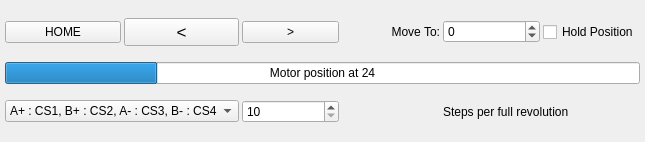
<?xml version="1.0" encoding="UTF-8"?>
<ui version="4.0">
 <class>Dialog</class>
 <widget class="QDialog" name="Dialog">
  <property name="geometry">
   <rect>
    <x>0</x>
    <y>0</y>
    <width>645</width>
    <height>142</height>
   </rect>
  </property>
  <property name="windowTitle">
   <string>Dialog</string>
  </property>
  <layout class="QGridLayout" name="gridLayout">
   <property name="leftMargin">
    <number>5</number>
   </property>
   <property name="topMargin">
    <number>5</number>
   </property>
   <property name="rightMargin">
    <number>5</number>
   </property>
   <property name="bottomMargin">
    <number>5</number>
   </property>
   <property name="spacing">
    <number>3</number>
   </property>
   <item row="0" column="0">
    <widget class="QPushButton" name="pushButton">
     <property name="text">
      <string>HOME</string>
     </property>
     <property name="autoDefault">
      <bool>false</bool>
     </property>
    </widget>
   </item>
   <item row="2" column="4" colspan="2">
    <widget class="QLabel" name="label">
     <property name="text">
      <string>Steps per full revolution</string>
     </property>
    </widget>
   </item>
   <item row="0" column="4">
    <widget class="QSpinBox" name="currentPositionBox">
     <property name="minimum">
      <number>-10000</number>
     </property>
     <property name="maximum">
      <number>10000</number>
     </property>
    </widget>
   </item>
   <item row="2" column="0" colspan="2">
    <widget class="QComboBox" name="pinSet">
     <property name="frame">
      <bool>true</bool>
     </property>
     <item>
      <property name="text">
       <string>A+ : CS1, B+ : CS2, A- : CS3, B- : CS4</string>
      </property>
     </item>
     <item>
      <property name="text">
       <string>A+ : CS1, A- : CS2, B+ : CS3, B- : CS4</string>
      </property>
     </item>
    </widget>
   </item>
   <item row="2" column="2">
    <widget class="QSpinBox" name="totalStepsBox">
     <property name="minimum">
      <number>10</number>
     </property>
     <property name="maximum">
      <number>20000</number>
     </property>
    </widget>
   </item>
   <item row="1" column="0" colspan="6">
    <layout class="QHBoxLayout" name="configLayout">
     <item>
      <widget class="QProgressBar" name="progressBar">
       <property name="value">
        <number>24</number>
       </property>
       <property name="format">
        <string>Motor position at %v</string>
       </property>
      </widget>
     </item>
    </layout>
   </item>
   <item row="0" column="2">
    <widget class="QPushButton" name="pushButton_5">
     <property name="text">
      <string>&gt;</string>
     </property>
     <property name="autoRepeat">
      <bool>true</bool>
     </property>
     <property name="autoRepeatInterval">
      <number>20</number>
     </property>
     <property name="autoDefault">
      <bool>false</bool>
     </property>
    </widget>
   </item>
   <item row="0" column="1">
    <widget class="QPushButton" name="pushButton_2">
     <property name="font">
      <font>
       <pointsize>13</pointsize>
      </font>
     </property>
     <property name="text">
      <string>&lt;</string>
     </property>
     <property name="autoRepeat">
      <bool>true</bool>
     </property>
     <property name="autoRepeatInterval">
      <number>20</number>
     </property>
     <property name="autoDefault">
      <bool>false</bool>
     </property>
    </widget>
   </item>
   <item row="0" column="3">
    <widget class="QLabel" name="label_2">
     <property name="text">
      <string>Move To:</string>
     </property>
     <property name="alignment">
      <set>Qt::AlignRight|Qt::AlignTrailing|Qt::AlignVCenter</set>
     </property>
    </widget>
   </item>
   <item row="0" column="5">
    <widget class="QCheckBox" name="holdBox">
     <property name="toolTip">
      <string>Hold the stepper motor position. If unchecked, coils are de energised when not moving.</string>
     </property>
     <property name="text">
      <string>Hold Position</string>
     </property>
    </widget>
   </item>
  </layout>
 </widget>
 <resources>
  <include location="res.qrc"/>
 </resources>
 <connections>
  <connection>
   <sender>pushButton</sender>
   <signal>clicked()</signal>
   <receiver>Dialog</receiver>
   <slot>initialize()</slot>
   <hints>
    <hint type="sourcelabel">
     <x>63</x>
     <y>15</y>
    </hint>
    <hint type="destinationlabel">
     <x>0</x>
     <y>26</y>
    </hint>
   </hints>
  </connection>
  <connection>
   <sender>pushButton_2</sender>
   <signal>clicked()</signal>
   <receiver>Dialog</receiver>
   <slot>stepLeft()</slot>
   <hints>
    <hint type="sourcelabel">
     <x>259</x>
     <y>25</y>
    </hint>
    <hint type="destinationlabel">
     <x>118</x>
     <y>0</y>
    </hint>
   </hints>
  </connection>
  <connection>
   <sender>pushButton_5</sender>
   <signal>clicked()</signal>
   <receiver>Dialog</receiver>
   <slot>stepRight()</slot>
   <hints>
    <hint type="sourcelabel">
     <x>359</x>
     <y>20</y>
    </hint>
    <hint type="destinationlabel">
     <x>251</x>
     <y>0</y>
    </hint>
   </hints>
  </connection>
  <connection>
   <sender>currentPositionBox</sender>
   <signal>editingFinished()</signal>
   <receiver>Dialog</receiver>
   <slot>stepTo()</slot>
   <hints>
    <hint type="sourcelabel">
     <x>512</x>
     <y>27</y>
    </hint>
    <hint type="destinationlabel">
     <x>319</x>
     <y>0</y>
    </hint>
   </hints>
  </connection>
  <connection>
   <sender>pinSet</sender>
   <signal>currentIndexChanged(int)</signal>
   <receiver>Dialog</receiver>
   <slot>setPins(int)</slot>
   <hints>
    <hint type="sourcelabel">
     <x>239</x>
     <y>135</y>
    </hint>
    <hint type="destinationlabel">
     <x>230</x>
     <y>141</y>
    </hint>
   </hints>
  </connection>
  <connection>
   <sender>totalStepsBox</sender>
   <signal>valueChanged(int)</signal>
   <receiver>Dialog</receiver>
   <slot>setTotalSteps(int)</slot>
   <hints>
    <hint type="sourcelabel">
     <x>334</x>
     <y>121</y>
    </hint>
    <hint type="destinationlabel">
     <x>339</x>
     <y>167</y>
    </hint>
   </hints>
  </connection>
 </connections>
 <slots>
  <slot>add()</slot>
  <slot>play()</slot>
  <slot>initialize()</slot>
  <slot>stepLeft()</slot>
  <slot>stepRight()</slot>
  <slot>stepTo()</slot>
  <slot>setPins(int)</slot>
  <slot>setTotalSteps(int)</slot>
 </slots>
</ui>
